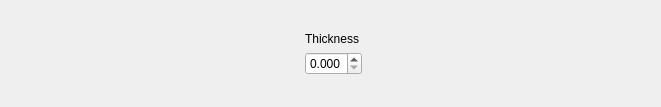
<?xml version="1.0" encoding="UTF-8"?>
<ui version="4.0">
 <class>meVelvet</class>
 <widget class="QWidget" name="meVelvet">
  <property name="geometry">
   <rect>
    <x>0</x>
    <y>0</y>
    <width>661</width>
    <height>107</height>
   </rect>
  </property>
  <property name="windowTitle">
   <string>Form</string>
  </property>
  <layout class="QHBoxLayout" name="horizontalLayout">
   <item>
    <spacer name="horizontalSpacer_2">
     <property name="orientation">
      <enum>Qt::Horizontal</enum>
     </property>
     <property name="sizeHint" stdset="0">
      <size>
       <width>110</width>
       <height>17</height>
      </size>
     </property>
    </spacer>
   </item>
   <item>
    <widget class="ReTextureAvatar" name="Kd">
     <property name="caption">
      <string>Color</string>
     </property>
     <property name="ID">
      <string>Kd</string>
     </property>
     <property name="breadcrumb">
      <string>Diffuse</string>
     </property>
    </widget>
   </item>
   <item>
    <widget class="QFrame" name="frame">
     <property name="sizePolicy">
      <sizepolicy hsizetype="Preferred" vsizetype="Fixed">
       <horstretch>0</horstretch>
       <verstretch>0</verstretch>
      </sizepolicy>
     </property>
     <layout class="QVBoxLayout" name="verticalLayout">
      <item>
       <widget class="QLabel" name="label">
        <property name="text">
         <string>Thickness</string>
        </property>
       </widget>
      </item>
      <item>
       <widget class="QDoubleSpinBox" name="thickness">
        <property name="decimals">
         <number>3</number>
        </property>
        <property name="maximum">
         <double>1.000000000000000</double>
        </property>
        <property name="singleStep">
         <double>0.100000000000000</double>
        </property>
       </widget>
      </item>
     </layout>
    </widget>
   </item>
   <item>
    <spacer name="horizontalSpacer">
     <property name="orientation">
      <enum>Qt::Horizontal</enum>
     </property>
     <property name="sizeHint" stdset="0">
      <size>
       <width>18</width>
       <height>20</height>
      </size>
     </property>
    </spacer>
   </item>
  </layout>
 </widget>
 <customwidgets>
  <customwidget>
   <class>ReTextureAvatar</class>
   <extends>QWidget</extends>
   <header>RealityUI/ReTextureAvatar.h</header>
  </customwidget>
 </customwidgets>
 <resources/>
 <connections/>
</ui>
